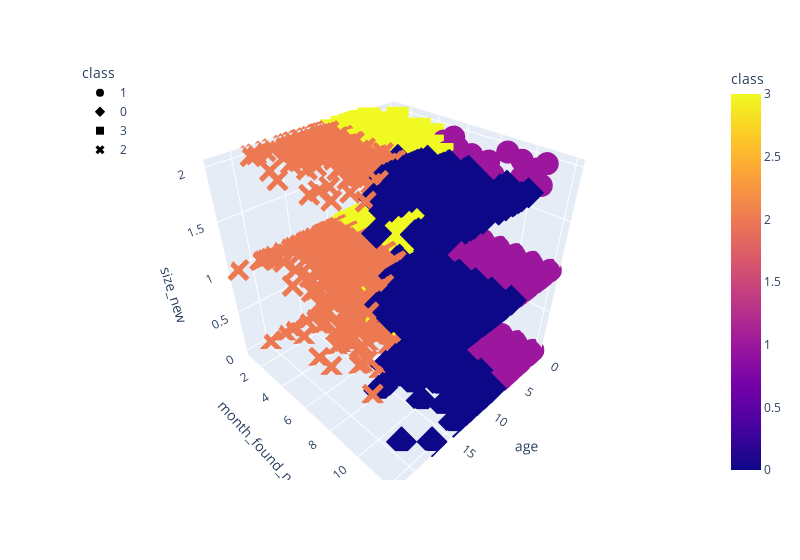

Source (notebook cell):
### Code cell
# Test 4 clusters (3D)
fig = px.scatter_3d(
    df,
    x="age",
    y="month_found_new",
    z="size_new",
    color="class",
    symbol="class",
    width=800,
)
fig.update_layout(legend=dict(x=0, y=1))
fig.show()

### Figure 1 — Plotly figure (JSON) as saved in the notebook; plotly's stock layout.template omitted (floating-point values rounded to 4 significant figures; data arrays with more than 128 entries replaced by an {"elided": "..."} marker saying what was removed)
{"data": [{"hovertemplate": "class=%{marker.color}<br>age=%{x}<br>month_found_new=%{y}<br>size_new=%{z}<extra></extra>", "legendgroup": "1", "marker": {"color": {"elided": "349 int values"}, "coloraxis": "coloraxis", "symbol": "circle"}, "mode": "markers", "name": "1", "scene": "scene", "showlegend": true, "type": "scatter3d", "x": {"elided": "349 float values"}, "y": {"elided": "349 int values"}, "z": {"elided": "349 int values"}}, {"hovertemplate": "class=%{marker.color}<br>age=%{x}<br>month_found_new=%{y}<br>size_new=%{z}<extra></extra>", "legendgroup": "0", "marker": {"color": {"elided": "572 int values"}, "coloraxis": "coloraxis", "symbol": "diamond"}, "mode": "markers", "name": "0", "scene": "scene", "showlegend": true, "type": "scatter3d", "x": {"elided": "572 float values"}, "y": {"elided": "572 int values"}, "z": {"elided": "572 int values"}}, {"hovertemplate": "class=%{marker.color}<br>age=%{x}<br>month_found_new=%{y}<br>size_new=%{z}<extra></extra>", "legendgroup": "3", "marker": {"color": {"elided": "553 int values"}, "coloraxis": "coloraxis", "symbol": "square"}, "mode": "markers", "name": "3", "scene": "scene", "showlegend": true, "type": "scatter3d", "x": {"elided": "553 float values"}, "y": {"elided": "553 int values"}, "z": {"elided": "553 int values"}}, {"hovertemplate": "class=%{marker.color}<br>age=%{x}<br>month_found_new=%{y}<br>size_new=%{z}<extra></extra>", "legendgroup": "2", "marker": {"color": {"elided": "525 int values"}, "coloraxis": "coloraxis", "symbol": "x"}, "mode": "markers", "name": "2", "scene": "scene", "showlegend": true, "type": "scatter3d", "x": {"elided": "525 float values"}, "y": {"elided": "525 int values"}, "z": {"elided": "525 int values"}}], "layout": {"coloraxis": {"colorbar": {"title": {"text": "class"}}, "colorscale": [[0, "#0d0887"], [0.1111, "#46039f"], [0.2222, "#7201a8"], [0.3333, "#9c179e"], [0.4444, "#bd3786"], [0.5556, "#d8576b"], [0.6667, "#ed7953"], [0.7778, "#fb9f3a"], [0.8889, "#fdca26"], [1, "#f0f921"]]}, "legend": {"title": {"text": "class"}, "tracegroupgap": 0, "x": 0, "y": 1}, "margin": {"t": 60}, "scene": {"domain": {"x": [0, 1], "y": [0, 1]}, "xaxis": {"title": {"text": "age"}}, "yaxis": {"title": {"text": "month_found_new"}}, "zaxis": {"title": {"text": "size_new"}}}, "width": 800}}
